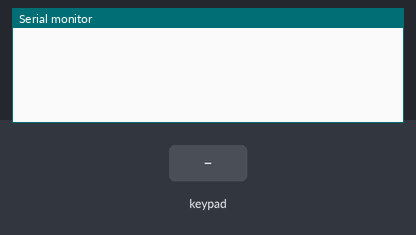
Bench run of a sketch on a simulated Arduino Uno, built with avr-gcc and run on an emulated ATmega328P. On the bench: the last lines printed to the serial monitor. Wiring (inferred from the names in the program): 5×5 keypad (labels assumed): rows pin 2, pin 3, pin 4, pin 5, pin 6; columns pin 7, pin 8, pin 9, pin 12, pin 13. The test bench sets the inputs (shaded band). The audio player accepts every command and is not drawn.

Above: at 1.7 s.
1.8 s: key '1' pressed
At 2.3 s:
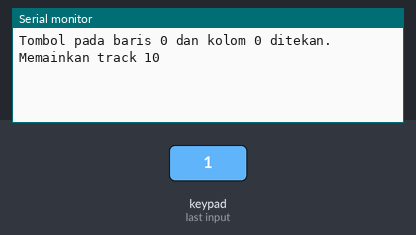
3.3 s: keypad keys 2 3 4 5 6 pressed 0.4 s apart
At 5.9 s:
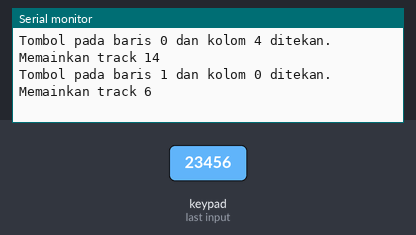
6.8 s: key '4' pressed
At 7.3 s:
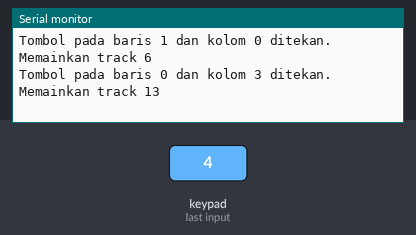
8.3 s: keypad keys 2 3 4 5 6 D pressed 0.4 s apart
At 11.2 s:
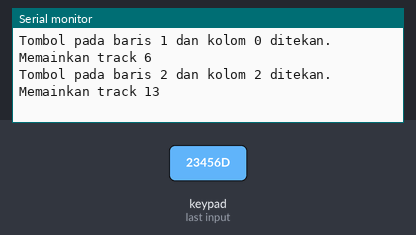
Timing chart, 0 to 12.7 s (numbered marks = the images above; inputs shaded):
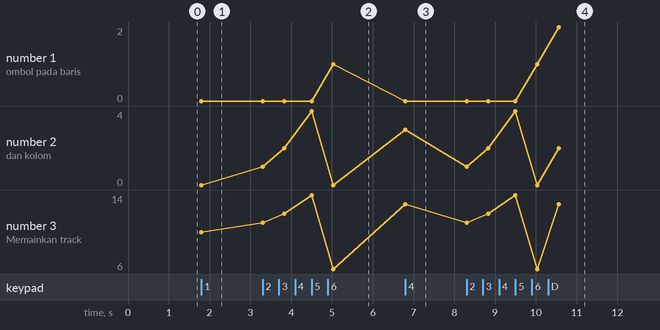

Measured:
- after the input at 1.8 s, the serial monitor: prints a new line at once (image 1)
- after the input at 3.3 s, the serial monitor: prints a new line at once (image 2)
- after the input at 6.8 s, the serial monitor: prints a new line at once (image 3)
- after the input at 8.3 s, the serial monitor: prints a new line at once (image 4)
- plotted number 1: 0 → 1 after the input at 3.3 s, 0 → 2 after the input at 8.3 s
- plotted number 2: 0 → 3 after the input at 6.8 s, 3 → 2 after the input at 8.3 s
- plotted number 3: 10 → 6 after the input at 3.3 s, 6 → 13 after the input at 6.8 s

The sketch:

first_arduino.ino
```cpp
#include "SoftwareSerial.h"
#include "DFRobotDFPlayerMini.h"

SoftwareSerial mySerial(10, 11); // RX, TX
DFRobotDFPlayerMini myDFPlayer;

const int rowPins[5] = {2, 3, 4, 5, 6}; // Pin untuk baris
const int colPins[5] = {7, 8, 9, 12, 13}; // Pin untuk kolom

void setup() {
  // Set up serial untuk debugging
  Serial.begin(9600);
  mySerial.begin(9600); // Serial untuk DFPlayer Mini

  // Set up DFPlayer Mini
  if (!myDFPlayer.begin(mySerial)) {
    Serial.println("DFPlayer Mini tidak terdeteksi");
    while (true);
  }
  myDFPlayer.volume(10); // Set volume (0-30)

  // Set baris sebagai output dan set ke HIGH
  for (int i = 0; i < 5; i++) {
    pinMode(rowPins[i], OUTPUT);
    digitalWrite(rowPins[i], HIGH);
  }
  // Set kolom sebagai input dengan pull-up internal
  for (int i = 0; i < 5; i++) {
    pinMode(colPins[i], INPUT_PULLUP);
  }
}

void loop() {
  for (int row = 0; row < 5; row++) {
    // Aktifkan satu baris (LOW)
    digitalWrite(rowPins[row], LOW);
    // Baca semua kolom
    for (int col = 0; col < 5; col++) {
      if (digitalRead(colPins[col]) == LOW) {
        // Hitung nomor track berdasarkan posisi tombol
        int trackNumber = row * 5 + col + 1;

        // Modifikasi untuk mapping tombol
        // Misalkan tombol pada baris 1, kolom 1 dipetakan ke track 10
        // Ganti kondisi if dengan mapping yang sesuai untuk semua tombol
        if (row == 0 && col == 0) {
          trackNumber = 10;
        } else if (row == 0 && col == 1) {
          trackNumber = 11;
        } else if (row == 0 && col == 2) {
          trackNumber = 12;
        } else if (row == 0 && col == 3) {
          trackNumber = 13;
        } else if (row == 0 && col == 4) {
          trackNumber = 14;
        }

        // ... (lanjutkan mapping untuk semua tombol)

        Serial.print("Tombol pada baris ");
        Serial.print(row);
        Serial.print(" dan kolom ");
        Serial.print(col);
        Serial.print(" ditekan. Memainkan track ");
        Serial.println(trackNumber);
        myDFPlayer.play(trackNumber); // Mainkan track yang sesuai
        delay(500); // Debounce delay
      }
    }
    // Matikan kembali baris (HIGH)
    digitalWrite(rowPins[row], HIGH);
  }
}
```
